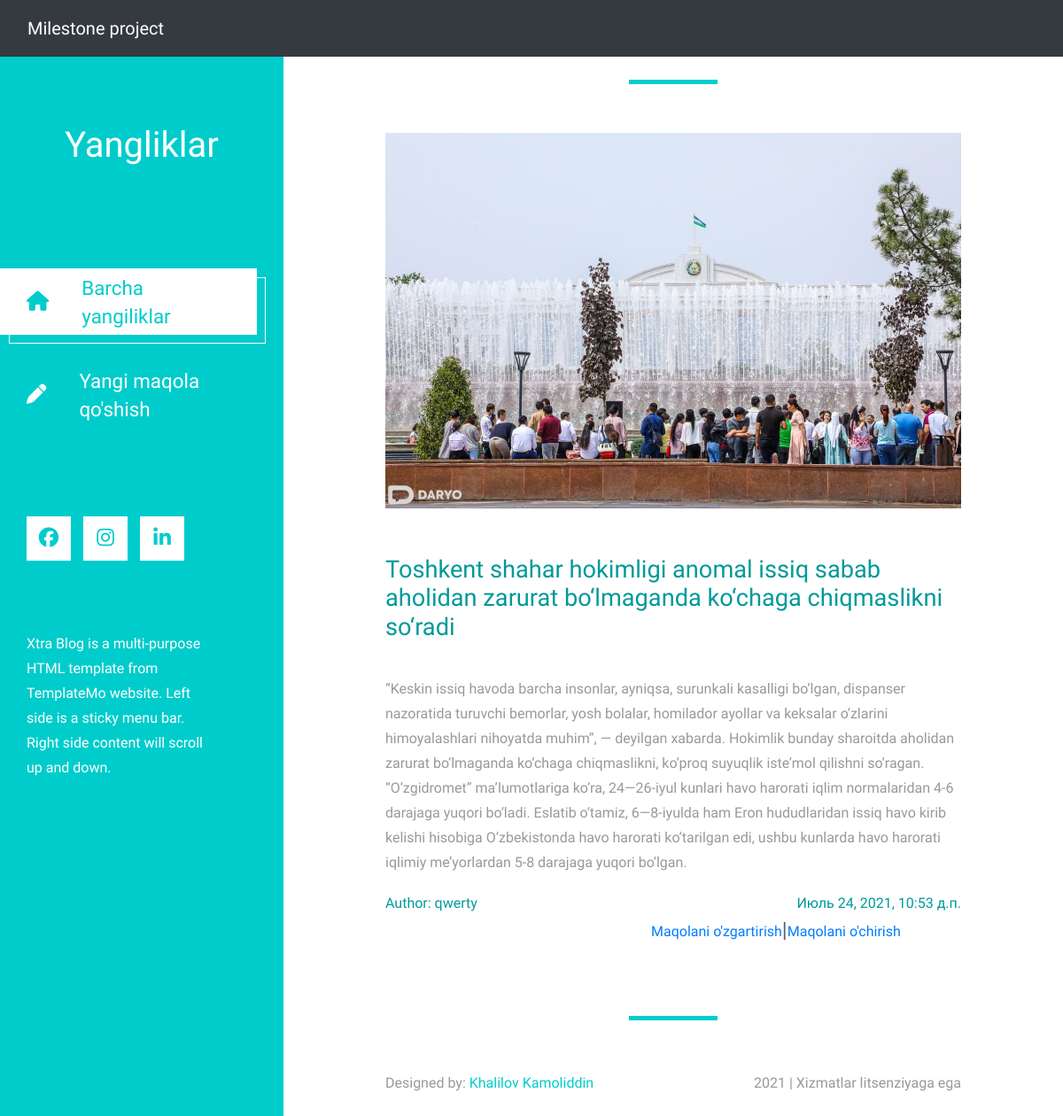
Screenshot of /articles/4/ (signed in) with the database file from the repository.
### articles/models.py (models this page shows, shortened)
class Article(models.Model):
    title = models.CharField(max_length=150)
    summary = models.CharField(max_length=200, blank=True)
    body = models.TextField()
    photo = models.ImageField(upload_to='images/', blank=True)
    date = models.DateTimeField(auto_now_add=True)
    author = models.ForeignKey(
        get_user_model(), on_delete=models.CASCADE,
    )

### accounts/models.py (models this page shows)
class CustomUser(AbstractUser):
    age = models.PositiveIntegerField(null=True, blank=True)

### articles/views.py (the view)
# urls.py: path('<int:pk>/', ArticleDetailView.as_view(), name='article_detail'),
class ArticleDetailView(LoginRequiredMixin, DetailView):
    model = Article
    template_name = 'article_detail.html'

### templates/article_detail.html (shortened to what this page needs)
{% extends 'base.html' %}
{% load static %}
{% block content %}
<header class="tm-header" id="tm-header" style="margin-top:60px">
        <div class="tm-header-wrapper">
            <div class="tm-site-header">
                <h1 class="text-center">Yangliklar</h1>
            </div>
            <nav class="tm-nav" id="tm-nav">
                <ul>
                    <li class="tm-nav-item active"><a href="{% url 'article_list' %}" class="tm-nav-link">
                        <i class="fas fa-home"></i>
                        Barcha yangiliklar
                    </a></li>
                    <li class="tm-nav-item"><a href="{% url 'article_new' %}" class="tm-nav-link">
                        <i class="fas fa-pen"></i>
                        Yangi maqola qo'shish
                    </a></li>
                </ul>
            </nav>
            <div class="tm-mb-65">
                <a rel="nofollow" href="https://www.facebook.com/kamoliddin.xalilov" class="tm-social-link">
                    <i class="fab fa-facebook tm-social-icon"></i>
                </a>
                <a href="https://www.instagram.com/x.kamoliddinn/" class="tm-social-link">
                    <i class="fab fa-instagram tm-social-icon"></i>
                </a>
                <a href="linkedin.com/in/kamoliddin-xalilov-6a7314124" class="tm-social-link">
                    <i class="fab fa-linkedin tm-social-icon"></i>
                </a>
            </div>
            <p class="tm-mb-80 pr-5 text-white">
                Xtra Blog is a multi-purpose HTML template from TemplateMo website. Left side is a sticky menu bar. Right side content will scroll up and down.
            </p>
        </div>
    </header>
    <div class="container-fluid">
        <main class="tm-main">
            <div class="row tm-row tm-mb-45">
                <div class="col-12">
                    <hr class="tm-hr-primary tm-mb-55">
                    {% if article.photo %}
                    <img src="{{article.photo.url}}" alt="Image" class="img-fluid">
                    {% endif %}
                </div>
            </div>
            <div class="row tm-row tm-mb-40">
                <div class="col-12">
                    <div class="mb-4">
                        <h2 class="pt-2 tm-mb-40 tm-color-primary tm-post-title">{{article.title}}</h2>
                        <p>{{article.body}}</p>
                        <div class="d-flex justify-content-between tm-pt-15">
                            <span class="tm-color-primary">Author: {{article.author}}</span>
                            <span class="tm-color-primary">{{article.date}}</span>
                        </div>
                        <div class="d-flex tm-pt-15" style="margin-left:300px">
                            <a href="{% url 'article_edit' article.pk %}">Maqolani o'zgartirish</a>
                            <h4>|</h4>
                            <a href="{% url 'article_delete' article.pk %}">Maqolani o'chirish</a>
                        </div>
                    </div>
                </div>
            </div>
            <div class="row tm-row tm-mb-10">
                <div class="col-12">
                    <hr class="tm-hr-primary  tm-mb-55">
                </div>
            </div>
            <footer class="row tm-row">
                <div class="col-md-6 col-12 tm-color-gray">
                    Designed by: <a rel="nofollow" target="_parent" href="https://www.linkedin.com/in/kamoliddin-xalilov-6a7314124?lipi=urn%3Ali%3Apage%3Ad_flagship3_profile_view_base_contact_details%3BkyBBEvm4Sx2JoaPfP81drg%3D%3D" class="tm-external-link">Khalilov Kamoliddin</a>
                </div>
                <div class="col-md-6 col-12 tm-color-gray tm-copyright">
                    2021 | Xizmatlar litsenziyaga ega
                </div>
            </footer>
        </main>
    </div>
{% endblock %}

### static/css/templatemo-style.css (style rules this page uses)
body { background: #ffffff; font-family: 'Raleway', sans-serif; font-size: 16px; color: #606060; position: relative; }
html, body { width: 100%; overflow-x: hidden; }
h1,h2,h3 { font-weight: 300; }
p { line-height: 28px; }
hr { border-color: #f2f2f2; width: 100px; margin-bottom: 40px; }

### rows the page displays
Article: photo (picture), title "Toshkent shahar hokimligi anomal issiq sabab aholidan zarurat bo‘lmaganda ko‘chaga chiqmaslikni so‘radi", body "“Keskin issiq havoda barcha insonlar, ayniqsa, surunkali kasalligi bo‘lgan, dispanser nazoratida turuvchi bemorlar, yosh bolalar, homilador ayollar va keksalar o‘zlarini himoyalashlari nihoyatda muhim”, — deyilgan xabarda. Hokimlik bunday sharoitda aholidan zarurat bo‘lmaganda ko‘chaga chiqmaslikni, ko‘proq suyuqlik iste’mol qilishni so‘ragan. “O‘zgidromet” ma’lumotlariga ko‘ra, 24—26-iyul kunlari havo harorati iqlim normalaridan 4-6 darajaga yuqori bo‘ladi. Eslatib o‘tamiz, 6—8-iyulda ham Eron hududlaridan issiq havo kirib kelishi hisobiga O‘zbekistonda havo harorati ko‘tarilgan edi, ushbu kunlarda havo harorati iqlimiy me’yorlardan 5-8 darajaga yuqori bo‘lgan.", author "qwerty", date "Июль 24, 2021, 10:53 д.п."
